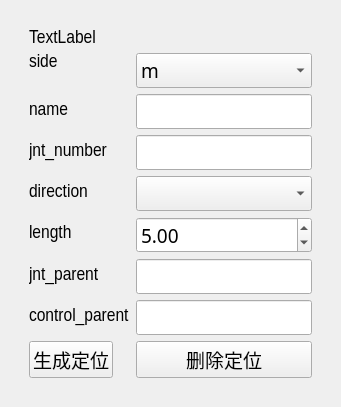
                <widget class="QWidget" name="ikrig_page">
                 <layout class="QGridLayout" name="gridLayout_9">
                  <item row="0" column="0">
                   <widget class="QWidget" name="widget_3" native="true">
                    <layout class="QGridLayout" name="gridLayout_6">
                     <item row="0" column="0">
                      <widget class="QWidget" name="widget_4" native="true">
                       <layout class="QFormLayout" name="formLayout_2">
                        <item row="0" column="0">
                         <widget class="QLabel" name="module_label_4">
                          <property name="sizePolicy">
                           <sizepolicy hsizetype="Preferred" vsizetype="Preferred">
                            <horstretch>0</horstretch>
                            <verstretch>0</verstretch>
                           </sizepolicy>
                          </property>
                          <property name="font">
                           <font>
                            <family>Arial Narrow</family>
                            <pointsize>14</pointsize>
                            <weight>50</weight>
                            <bold>false</bold>
                           </font>
                          </property>
                          <property name="layoutDirection">
                           <enum>Qt::LeftToRight</enum>
                          </property>
                          <property name="text">
                           <string>TextLabel</string>
                          </property>
                          <property name="alignment">
                           <set>Qt::AlignHCenter|Qt::AlignTop</set>
                          </property>
                         </widget>
                        </item>
                        <item row="1" column="0">
                         <widget class="QLabel" name="side_label_4">
                          <property name="sizePolicy">
                           <sizepolicy hsizetype="Fixed" vsizetype="Fixed">
                            <horstretch>0</horstretch>
                            <verstretch>0</verstretch>
                           </sizepolicy>
                          </property>
                          <property name="font">
                           <font>
                            <family>Arial Narrow</family>
                            <pointsize>14</pointsize>
                            <weight>50</weight>
                            <bold>false</bold>
                           </font>
                          </property>
                          <property name="focusPolicy">
                           <enum>Qt::NoFocus</enum>
                          </property>
                          <property name="contextMenuPolicy">
                           <enum>Qt::DefaultContextMenu</enum>
                          </property>
                          <property name="layoutDirection">
                           <enum>Qt::LeftToRight</enum>
                          </property>
                          <property name="text">
                           <string>side</string>
                          </property>
                          <property name="alignment">
                           <set>Qt::AlignLeading|Qt::AlignLeft|Qt::AlignVCenter</set>
                          </property>
                         </widget>
                        </item>
                        <item row="1" column="1">
                         <widget class="QComboBox" name="comboBox_4">
                          <property name="font">
                           <font>
                            <family>Agency FB</family>
                            <pointsize>14</pointsize>
                            <weight>50</weight>
                            <bold>false</bold>
                           </font>
                          </property>
                          <item>
                           <property name="text">
                            <string>m</string>
                           </property>
                          </item>
                          <item>
                           <property name="text">
                            <string>l</string>
                           </property>
                          </item>
                          <item>
                           <property name="text">
                            <string>r</string>
                           </property>
                          </item>
                         </widget>
                        </item>
                        <item row="2" column="0">
                         <widget class="QLabel" name="label_16">
                          <property name="font">
                           <font>
                            <family>Arial Narrow</family>
                            <pointsize>14</pointsize>
                            <weight>50</weight>
                            <bold>false</bold>
                           </font>
                          </property>
                          <property name="text">
                           <string>name</string>
                          </property>
                         </widget>
                        </item>
                        <item row="2" column="1">
                         <widget class="QLineEdit" name="lineEdit_13">
                          <property name="font">
                           <font>
                            <family>Agency FB</family>
                            <pointsize>14</pointsize>
                           </font>
                          </property>
                         </widget>
                        </item>
                        <item row="3" column="0">
                         <widget class="QLabel" name="label_17">
                          <property name="font">
                           <font>
                            <family>Arial Narrow</family>
                            <pointsize>14</pointsize>
                            <weight>50</weight>
                            <bold>false</bold>
                           </font>
                          </property>
                          <property name="text">
                           <string>jnt_number</string>
                          </property>
                         </widget>
                        </item>
                        <item row="3" column="1">
                         <widget class="QLineEdit" name="lineEdit_14">
                          <property name="font">
                           <font>
                            <family>Agency FB</family>
                            <pointsize>14</pointsize>
                           </font>
                          </property>
                         </widget>
                        </item>
                        <item row="4" column="0">
                         <widget class="QLabel" name="label_22">
                          <property name="font">
                           <font>
                            <family>Arial Narrow</family>
                            <pointsize>14</pointsize>
                           </font>
                          </property>
                          <property name="text">
                           <string>direction</string>
                          </property>
                         </widget>
                        </item>
                        <item row="4" column="1">
                         <widget class="QComboBox" name="comboBox_6">
                          <property name="font">
                           <font>
                            <family>Agency FB</family>
                            <pointsize>14</pointsize>
                           </font>
                          </property>
                         </widget>
                        </item>
                        <item row="5" column="0">
                         <widget class="QLabel" name="label_23">
                          <property name="font">
                           <font>
                            <family>Arial Narrow</family>
                            <pointsize>14</pointsize>
                            <weight>50</weight>
                            <bold>false</bold>
                           </font>
                          </property>
                          <property name="text">
                           <string>length</string>
                          </property>
                         </widget>
                        </item>
                        <item row="5" column="1">
                         <widget class="QDoubleSpinBox" name="doubleSpinBox_2">
                          <property name="font">
                           <font>
                            <family>Agency FB</family>
                            <pointsize>14</pointsize>
                           </font>
                          </property>
                          <property name="value">
                           <double>5.000000000000000</double>
                          </property>
                         </widget>
                        </item>
                        <item row="6" column="0">
                         <widget class="QLabel" name="label_18">
                          <property name="font">
                           <font>
                            <family>Arial Narrow</family>
                            <pointsize>14</pointsize>
                            <weight>50</weight>
                            <bold>false</bold>
                           </font>
                          </property>
                          <property name="text">
                           <string>jnt_parent</string>
                          </property>
                         </widget>
                        </item>
                        <item row="6" column="1">
                         <widget class="QLineEdit" name="lineEdit_15">
                          <property name="font">
                           <font>
                            <family>Agency FB</family>
                            <pointsize>14</pointsize>
                           </font>
                          </property>
                         </widget>
                        </item>
                        <item row="7" column="0">
                         <widget class="QLabel" name="label_19">
                          <property name="font">
                           <font>
                            <family>Arial Narrow</family>
                            <pointsize>14</pointsize>
                            <weight>50</weight>
                            <bold>false</bold>
                           </font>
                          </property>
                          <property name="text">
                           <string>control_parent</string>
                          </property>
                         </widget>
                        </item>
                        <item row="7" column="1">
                         <widget class="QLineEdit" name="lineEdit_16">
                          <property name="font">
                           <font>
                            <family>Agency FB</family>
                            <pointsize>14</pointsize>
                           </font>
                          </property>
                         </widget>
                        </item>
                        <item row="8" column="0">
                         <widget class="QPushButton" name="pushButton_5">
                          <property name="font">
                           <font>
                            <pointsize>14</pointsize>
                           </font>
                          </property>
                          <property name="text">
                           <string>生成定位</string>
                          </property>
                         </widget>
                        </item>
                        <item row="8" column="1">
                         <widget class="QPushButton" name="pushButton_6">
                          <property name="font">
                           <font>
                            <pointsize>14</pointsize>
                           </font>
                          </property>
                          <property name="text">
                           <string>删除定位</string>
                          </property>
                         </widget>
                        </item>
                       </layout>
                      </widget>
                     </item>
                    </layout>
                   </widget>
                  </item>
                 </layout>
                </widget>
